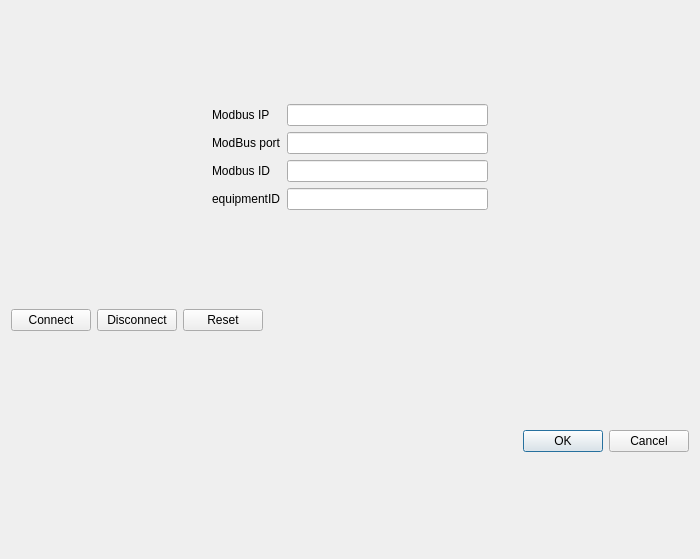
<?xml version="1.0" encoding="UTF-8"?>
<ui version="4.0">
 <class>PCSLink_pe</class>
 <widget class="QDialog" name="PCSLink_pe">
  <property name="geometry">
   <rect>
    <x>0</x>
    <y>0</y>
    <width>700</width>
    <height>559</height>
   </rect>
  </property>
  <property name="windowTitle">
   <string>Dialog</string>
  </property>
  <layout class="QGridLayout" name="gridLayout_2">
   <item row="0" column="0" colspan="2">
    <layout class="QGridLayout" name="gridLayout">
     <item row="1" column="3">
      <spacer name="horizontalSpacer_2">
       <property name="orientation">
        <enum>Qt::Horizontal</enum>
       </property>
       <property name="sizeHint" stdset="0">
        <size>
         <width>40</width>
         <height>20</height>
        </size>
       </property>
      </spacer>
     </item>
     <item row="1" column="2">
      <widget class="QLineEdit" name="lineEdit_2"/>
     </item>
     <item row="1" column="0">
      <spacer name="horizontalSpacer">
       <property name="orientation">
        <enum>Qt::Horizontal</enum>
       </property>
       <property name="sizeHint" stdset="0">
        <size>
         <width>40</width>
         <height>20</height>
        </size>
       </property>
      </spacer>
     </item>
     <item row="2" column="2">
      <widget class="QLineEdit" name="lineEdit_3"/>
     </item>
     <item row="0" column="2">
      <widget class="QLineEdit" name="lineEdit"/>
     </item>
     <item row="3" column="2">
      <widget class="QLineEdit" name="lineEdit_4"/>
     </item>
     <item row="2" column="1">
      <widget class="QLabel" name="label_3">
       <property name="text">
        <string>Modbus ID</string>
       </property>
      </widget>
     </item>
     <item row="0" column="1">
      <widget class="QLabel" name="label">
       <property name="text">
        <string>Modbus IP</string>
       </property>
      </widget>
     </item>
     <item row="1" column="1">
      <widget class="QLabel" name="label_2">
       <property name="text">
        <string>ModBus port</string>
       </property>
      </widget>
     </item>
     <item row="3" column="1">
      <widget class="QLabel" name="label_4">
       <property name="text">
        <string>equipmentID</string>
       </property>
      </widget>
     </item>
    </layout>
   </item>
   <item row="1" column="0">
    <layout class="QGridLayout" name="gridLayout_4">
     <item row="0" column="1">
      <widget class="QPushButton" name="pushButton_2">
       <property name="text">
        <string>Disconnect</string>
       </property>
      </widget>
     </item>
     <item row="0" column="0">
      <widget class="QPushButton" name="pushButton">
       <property name="text">
        <string>Connect</string>
       </property>
      </widget>
     </item>
     <item row="0" column="2">
      <widget class="QPushButton" name="pushButton_3">
       <property name="text">
        <string>Reset</string>
       </property>
      </widget>
     </item>
    </layout>
   </item>
   <item row="2" column="1">
    <widget class="QDialogButtonBox" name="buttonBox">
     <property name="orientation">
      <enum>Qt::Horizontal</enum>
     </property>
     <property name="standardButtons">
      <set>QDialogButtonBox::Cancel|QDialogButtonBox::Ok</set>
     </property>
    </widget>
   </item>
  </layout>
 </widget>
 <resources/>
 <connections>
  <connection>
   <sender>buttonBox</sender>
   <signal>accepted()</signal>
   <receiver>PCSLink_pe</receiver>
   <slot>accept()</slot>
   <hints>
    <hint type="sourcelabel">
     <x>248</x>
     <y>254</y>
    </hint>
    <hint type="destinationlabel">
     <x>157</x>
     <y>274</y>
    </hint>
   </hints>
  </connection>
  <connection>
   <sender>buttonBox</sender>
   <signal>rejected()</signal>
   <receiver>PCSLink_pe</receiver>
   <slot>reject()</slot>
   <hints>
    <hint type="sourcelabel">
     <x>316</x>
     <y>260</y>
    </hint>
    <hint type="destinationlabel">
     <x>286</x>
     <y>274</y>
    </hint>
   </hints>
  </connection>
 </connections>
</ui>
